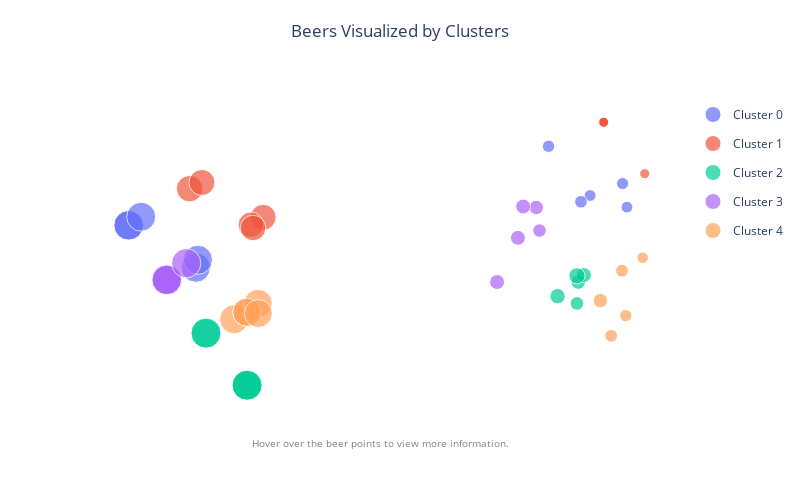

Here is the notebook cell this chart was saved with:
### Markdown cell above
### Visualization

### Code cell
save_plot = False
# visualize the clustered beers
fig = visualize_beer_clusters(clustered_ratings)
if save_plot:
    json_graph = pio.to_json(fig)
    with open('vis_clusters.json', 'w') as file:
        file.write(json_graph)

### Figure 1 — Plotly figure (JSON) as saved in the notebook; plotly's stock layout.template omitted (floating-point values rounded to 4 significant figures)
{"data": [{"hoverinfo": "text", "hovertext": ["Beer Name: Buxton / Omnipollo Yellow Belly Sundae<br>ABV_level: 1.000<br>Appearance: 1.000<br>Aroma: 1.000<br>Palate: 1.000<br>Taste: 1.000<br>Rating: 0.988", "Beer Name: Buxton / Omnipollo Yellow Belly Sundae<br>ABV_level: 1.000<br>Appearance: 1.000<br>Aroma: 1.000<br>Palate: 1.000<br>Taste: 1.000<br>Rating: 0.978", "Beer Name: Sunday Brunch<br>ABV_level: 0.750<br>Appearance: 0.938<br>Aroma: 1.000<br>Palate: 0.812<br>Taste: 1.000<br>Rating: 0.965", "Beer Name: Straight To Ale Gorillanaut Imperial IPA<br>ABV_level: 0.750<br>Appearance: 1.000<br>Aroma: 1.000<br>Palate: 0.750<br>Taste: 1.000<br>Rating: 0.956", "Beer Name: Black Damnation XI - Special Kay<br>ABV_level: 1.000<br>Appearance: 1.000<br>Aroma: 0.938<br>Palate: 1.000<br>Taste: 0.938<br>Rating: 0.948", "Beer Name: Mond Tostada<br>ABV_level: 0.250<br>Appearance: 0.000<br>Aroma: 0.444<br>Palate: 0.000<br>Taste: 0.000<br>Rating: 0.089", "Beer Name: Orange<br>ABV_level: 0.250<br>Appearance: 0.000<br>Aroma: 0.111<br>Palate: 0.250<br>Taste: 0.111<br>Rating: 0.089", "Beer Name: Magna Special Craft<br>ABV_level: 0.250<br>Appearance: 0.000<br>Aroma: 0.125<br>Palate: 0.000<br>Taste: 0.125<br>Rating: 0.105", "Beer Name: Houblon Atomique<br>ABV_level: 0.500<br>Appearance: 0.000<br>Aroma: 0.125<br>Palate: 0.250<br>Taste: 0.125<br>Rating: 0.117", "Beer Name: Quidi Vidi Kriek<br>ABV_level: 0.250<br>Appearance: 0.000<br>Aroma: 0.222<br>Palate: 0.250<br>Taste: 0.111<br>Rating: 0.133"], "legendgroup": "cluster0", "legendrank": 0, "marker": {"color": "#636EFA", "size": [29.75, 29.56, 29.3, 29.11, 28.95, 11.78, 11.78, 12.1, 12.35, 12.67]}, "mode": "markers", "name": "Cluster 0", "type": "scatter", "x": [-2.863, -2.863, -2.145, -2.123, -2.729, 2.465, 2.071, 2.419, 1.627, 1.974], "y": [0.3605, 0.3604, -0.18, -0.08034, 0.4704, 0.5927, 0.7418, 0.8945, 1.372, 0.6617]}, {"hoverinfo": "text", "hovertext": ["Beer Name: Country Boy Infinite Sadness<br>ABV_level: 1.000<br>Appearance: 1.000<br>Aroma: 0.889<br>Palate: 0.750<br>Taste: 0.778<br>Rating: 0.822", "Beer Name: Mohawk Snowmelter<br>ABV_level: 0.750<br>Appearance: 1.000<br>Aroma: 0.667<br>Palate: 0.750<br>Taste: 0.667<br>Rating: 0.800", "Beer Name: Lervig Toasted Maple Stout<br>ABV_level: 1.000<br>Appearance: 1.000<br>Aroma: 0.778<br>Palate: 0.750<br>Taste: 0.778<br>Rating: 0.800", "Beer Name: Paradox Beer Wee Heavy Project - Kilted Lass<br>ABV_level: 0.750<br>Appearance: 1.000<br>Aroma: 0.778<br>Palate: 0.750<br>Taste: 0.667<br>Rating: 0.778", "Beer Name: Tupiniquim Monjolo Imperial Porter<br>ABV_level: 0.750<br>Appearance: 1.000<br>Aroma: 0.667<br>Palate: 0.750<br>Taste: 0.778<br>Rating: 0.778", "Beer Name: Lam Gods<br>ABV_level: 0.500<br>Appearance: 0.000<br>Aroma: 0.000<br>Palate: 0.000<br>Taste: 0.000<br>Rating: 0.000", "Beer Name: Coeur dAlene Vanilla Bourbon Stout<br>ABV_level: 0.500<br>Appearance: 0.000<br>Aroma: 0.000<br>Palate: 0.000<br>Taste: 0.000<br>Rating: 0.000", "Beer Name: Le Grimoire Vitale<br>ABV_level: 0.250<br>Appearance: 0.000<br>Aroma: 0.000<br>Palate: 0.000<br>Taste: 0.000<br>Rating: 0.000", "Beer Name: Schoune Malin Plaisir<br>ABV_level: 0.500<br>Appearance: 0.000<br>Aroma: 0.000<br>Palate: 0.000<br>Taste: 0.000<br>Rating: 0.000", "Beer Name: Hot Head Red<br>ABV_level: 0.500<br>Appearance: 0.000<br>Aroma: 0.000<br>Palate: 0.000<br>Taste: 0.000<br>Rating: 0.000"], "legendgroup": "cluster1", "legendrank": 1, "marker": {"color": "#EF553B", "size": [26.44, 26.0, 26.0, 25.56, 25.56, 10, 10, 10, 10, 10]}, "mode": "markers", "name": "Cluster 1", "type": "scatter", "x": [-2.211, -1.426, -2.08, -1.556, -1.533, 2.217, 2.217, 2.655, 2.217, 2.217], "y": [0.8297, 0.4629, 0.9086, 0.3687, 0.3265, 1.679, 1.679, 1.021, 1.679, 1.679]}, {"hoverinfo": "text", "hovertext": ["Beer Name: Ghost Drifter Pale Ale<br>ABV_level: 0.250<br>Appearance: 1.000<br>Aroma: 1.000<br>Palate: 1.000<br>Taste: 1.000<br>Rating: 1.000", "Beer Name: Leftys Coffee Porter<br>ABV_level: 0.500<br>Appearance: 1.000<br>Aroma: 1.000<br>Palate: 1.000<br>Taste: 1.000<br>Rating: 1.000", "Beer Name: Bacon Bomb<br>ABV_level: 0.250<br>Appearance: 1.000<br>Aroma: 1.000<br>Palate: 1.000<br>Taste: 1.000<br>Rating: 1.000", "Beer Name: All Up In Yo Porter<br>ABV_level: 0.250<br>Appearance: 1.000<br>Aroma: 1.000<br>Palate: 1.000<br>Taste: 1.000<br>Rating: 1.000", "Beer Name: Star Baby IPA<br>ABV_level: 0.500<br>Appearance: 1.000<br>Aroma: 1.000<br>Palate: 1.000<br>Taste: 1.000<br>Rating: 1.000", "Beer Name: Steinburg Radler<br>ABV_level: 0.000<br>Appearance: 0.250<br>Aroma: 0.111<br>Palate: 0.500<br>Taste: 0.111<br>Rating: 0.178", "Beer Name: Störtebeker Frei-Bier<br>ABV_level: 0.000<br>Appearance: 0.250<br>Aroma: 0.333<br>Palate: 0.250<br>Taste: 0.222<br>Rating: 0.222", "Beer Name: Steinburg Sin<br>ABV_level: 0.000<br>Appearance: 0.250<br>Aroma: 0.250<br>Palate: 0.250<br>Taste: 0.250<br>Rating: 0.250", "Beer Name: Steinburg Radler<br>ABV_level: 0.000<br>Appearance: 0.125<br>Aroma: 0.250<br>Palate: 0.500<br>Taste: 0.250<br>Rating: 0.267", "Beer Name: Obolon Beer Mix (Raspberry & Beer)<br>ABV_level: 0.000<br>Appearance: 0.250<br>Aroma: 0.222<br>Palate: 0.250<br>Taste: 0.333<br>Rating: 0.311"], "legendgroup": "cluster2", "legendrank": 2, "marker": {"color": "#00CC96", "size": [30, 30, 30, 30, 30, 13.56, 14.44, 15, 15.35, 16.22]}, "mode": "markers", "name": "Cluster 2", "type": "scatter", "x": [-1.597, -2.036, -1.597, -1.597, -2.036, 1.931, 1.945, 2.005, 1.723, 1.93], "y": [-1.685, -1.018, -1.685, -1.685, -1.018, -0.6387, -0.3656, -0.2758, -0.5467, -0.2852]}, {"hoverinfo": "text", "hovertext": ["Beer Name: Half Acre Mecha Hugs<br>ABV_level: 0.750<br>Appearance: 1.000<br>Aroma: 1.000<br>Palate: 1.000<br>Taste: 1.000<br>Rating: 1.000", "Beer Name: DoubleMex<br>ABV_level: 0.750<br>Appearance: 1.000<br>Aroma: 1.000<br>Palate: 1.000<br>Taste: 1.000<br>Rating: 1.000", "Beer Name: The End<br>ABV_level: 0.750<br>Appearance: 1.000<br>Aroma: 1.000<br>Palate: 1.000<br>Taste: 1.000<br>Rating: 1.000", "Beer Name: Falke Tripel Monasterium<br>ABV_level: 0.750<br>Appearance: 1.000<br>Aroma: 1.000<br>Palate: 1.000<br>Taste: 1.000<br>Rating: 0.975", "Beer Name: Sur Mælk<br>ABV_level: 0.750<br>Appearance: 0.875<br>Aroma: 0.875<br>Palate: 1.000<br>Taste: 1.000<br>Rating: 0.962", "Beer Name: Nickel Brook Draught<br>ABV_level: 0.250<br>Appearance: 0.250<br>Aroma: 0.111<br>Palate: 0.500<br>Taste: 0.111<br>Rating: 0.178", "Beer Name: Pepperwood Cream Ale<br>ABV_level: 0.250<br>Appearance: 0.000<br>Aroma: 0.222<br>Palate: 0.500<br>Taste: 0.222<br>Rating: 0.222", "Beer Name: La Nena Rubia<br>ABV_level: 0.250<br>Appearance: 0.250<br>Aroma: 0.222<br>Palate: 0.500<br>Taste: 0.222<br>Rating: 0.244", "Beer Name: Jaleo<br>ABV_level: 0.250<br>Appearance: 0.000<br>Aroma: 0.222<br>Palate: 0.500<br>Taste: 0.333<br>Rating: 0.244", "Beer Name: Spring Pilsner<br>ABV_level: 0.250<br>Appearance: 0.500<br>Aroma: 0.125<br>Palate: 0.625<br>Taste: 0.188<br>Rating: 0.247"], "legendgroup": "cluster3", "legendrank": 3, "marker": {"color": "#AB63FA", "size": [30, 30, 30, 29.5, 29.25, 13.56, 14.44, 14.89, 14.89, 14.95]}, "mode": "markers", "name": "Cluster 3", "type": "scatter", "x": [-2.456, -2.456, -2.456, -2.456, -2.247, 1.531, 1.495, 1.3, 1.356, 1.077], "y": [-0.3367, -0.3367, -0.3367, -0.3367, -0.1239, 0.2943, 0.5879, 0.2006, 0.6016, -0.3647]}, {"hoverinfo": "text", "hovertext": ["Beer Name: Hop Water Music<br>ABV_level: 0.500<br>Appearance: 1.000<br>Aroma: 1.000<br>Palate: 0.812<br>Taste: 0.938<br>Rating: 0.945", "Beer Name: Casa Bruja Chivoperro IPA<br>ABV_level: 0.500<br>Appearance: 1.000<br>Aroma: 0.889<br>Palate: 0.750<br>Taste: 1.000<br>Rating: 0.933", "Beer Name: Enki Cacao Porter<br>ABV_level: 0.500<br>Appearance: 1.000<br>Aroma: 0.889<br>Palate: 0.750<br>Taste: 0.889<br>Rating: 0.911", "Beer Name: Ironmonger Torch the Village IPA<br>ABV_level: 0.500<br>Appearance: 1.000<br>Aroma: 0.889<br>Palate: 0.750<br>Taste: 1.000<br>Rating: 0.911", "Beer Name: Sour Passion Party<br>ABV_level: 0.500<br>Appearance: 1.000<br>Aroma: 1.000<br>Palate: 0.688<br>Taste: 0.875<br>Rating: 0.895", "Beer Name: Jupiler NA<br>ABV_level: 0.000<br>Appearance: 0.250<br>Aroma: 0.000<br>Palate: 0.125<br>Taste: 0.125<br>Rating: 0.078", "Beer Name: Veltins Alkoholfrei<br>ABV_level: 0.000<br>Appearance: 0.438<br>Aroma: 0.375<br>Palate: 0.000<br>Taste: 0.000<br>Rating: 0.117", "Beer Name: Veltins Alkoholfrei<br>ABV_level: 0.000<br>Appearance: 0.500<br>Aroma: 0.444<br>Palate: 0.000<br>Taste: 0.000<br>Rating: 0.133", "Beer Name: Störtebeker Frei-Bier<br>ABV_level: 0.000<br>Appearance: 0.250<br>Aroma: 0.250<br>Palate: 0.125<br>Taste: 0.062<br>Rating: 0.138", "Beer Name: Jupiler NA<br>ABV_level: 0.000<br>Appearance: 0.500<br>Aroma: 0.222<br>Palate: 0.125<br>Taste: 0.167<br>Rating: 0.222"], "legendgroup": "cluster4", "legendrank": 4, "marker": {"color": "#FFA15A", "size": [28.9, 28.67, 28.22, 28.22, 27.9, 11.55, 12.35, 12.67, 12.75, 14.44]}, "mode": "markers", "name": "Cluster 4", "type": "scatter", "x": [-1.735, -1.599, -1.478, -1.599, -1.476, 2.634, 2.452, 2.297, 2.412, 2.181], "y": [-0.8404, -0.7512, -0.6377, -0.7509, -0.7674, -0.05454, -0.7949, -1.053, -0.22, -0.6019]}], "layout": {"annotations": [{"align": "left", "font": {"color": "gray", "size": 10}, "showarrow": false, "text": "Hover over the beer points to view more information.", "x": 0.5, "xref": "paper", "y": -0.1, "yref": "paper"}], "height": 500, "paper_bgcolor": "rgba(0,0,0,0)", "plot_bgcolor": "rgba(0,0,0,0)", "showlegend": true, "title": {"text": "Beers Visualized by Clusters", "x": 0.5, "xanchor": "center", "y": 0.95, "yanchor": "top"}, "width": 800, "xaxis": {"showgrid": false, "showticklabels": false, "zeroline": false}, "yaxis": {"showgrid": false, "showticklabels": false, "zeroline": false}}}
